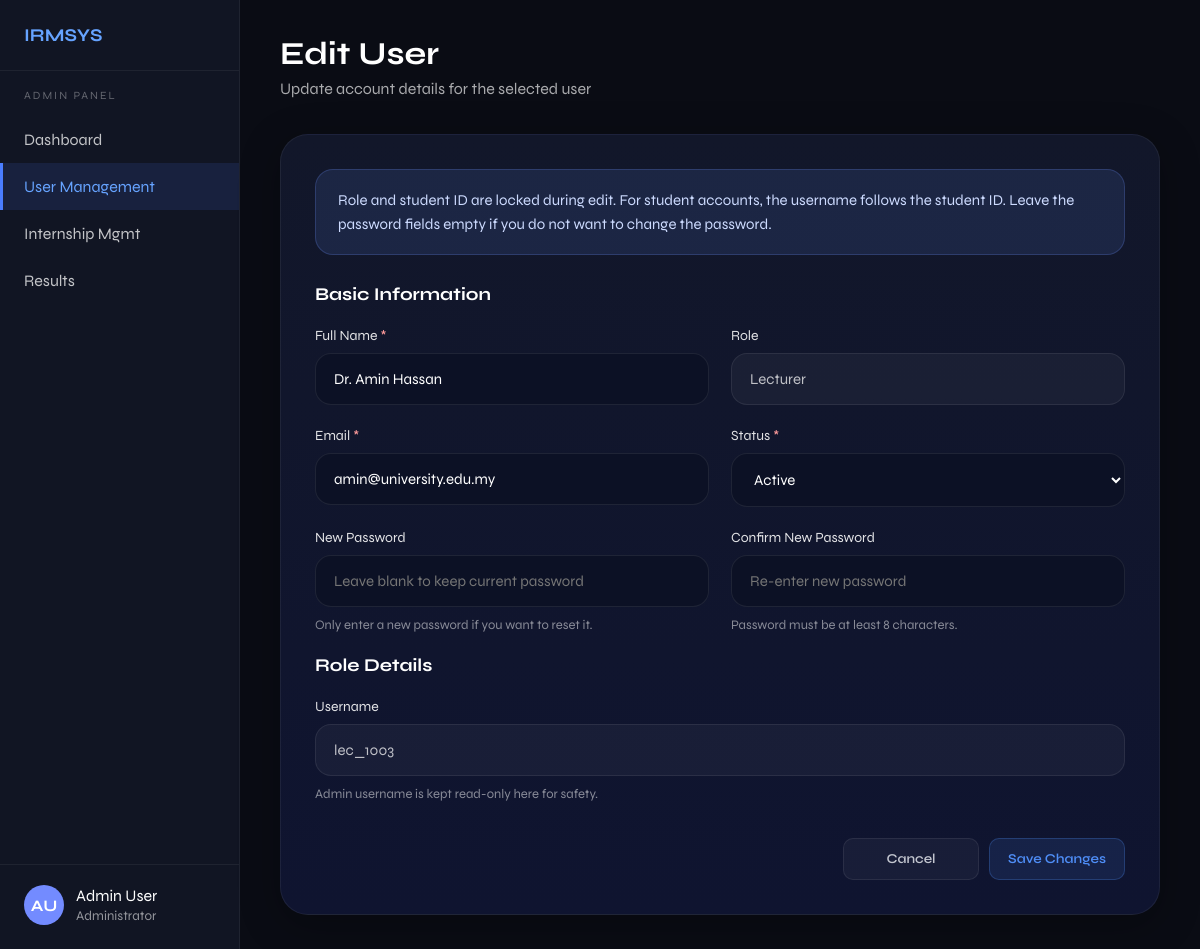
Screenshot of /src/edit_user.php?id=4 (signed in) with the database file from the repository.
### tables this page shows
CREATE TABLE users (
    user_id       INT AUTO_INCREMENT PRIMARY KEY,
    username      VARCHAR(50)  NOT NULL UNIQUE,
    password      VARCHAR(255) NOT NULL,
    full_name     VARCHAR(100) NOT NULL,
    role          ENUM('admin','lecturer','supervisor','student') NOT NULL,
    programme     ENUM('Engineering','Arts and Design','Computer Science','Finance') DEFAULT NULL,
    company_name  VARCHAR(150) DEFAULT NULL,
    email         VARCHAR(100) NOT NULL UNIQUE,
    student_id    VARCHAR(10) DEFAULT NULL,
    status        ENUM('active','inactive') DEFAULT 'active',
    created_at    DATETIME DEFAULT CURRENT_TIMESTAMP,

    FOREIGN KEY (student_id) REFERENCES students(student_id) ON DELETE SET NULL
);

### src/edit_user.php (the view, shortened to what this page needs)
<?php
function h($value) {
    return htmlspecialchars($value ?? '', ENT_QUOTES, 'UTF-8');
}
function getInitials($name) {
    $parts = preg_split('/\s+/', trim((string)$name));
    $initials = '';
    foreach ($parts as $part) {
        if ($part !== '') {
            $initials .= strtoupper($part[0]);
        }
        if (strlen($initials) >= 2) {
            break;
        }
    }
    return $initials ?: 'AD';
}
$user_id = isset($_GET['id']) ? (int)$_GET['id'] : 0;
$conn = getConnection();
$stmt = $conn->prepare(
    "SELECT u.user_id, u.username, u.password, u.full_name, u.role, u.programme AS user_programme,
            u.email, u.student_id, u.status,
            s.programme AS student_programme, s.full_name AS student_full_name,
            s.email AS student_email, s.status AS student_status
     FROM users u
     LEFT JOIN students s ON u.student_id = s.student_id
     WHERE u.user_id = ?
     LIMIT 1"
);
$stmt->bind_param('i', $user_id);
$stmt->execute();
$user = $stmt->get_result()->fetch_assoc();
$full_name = $user['role'] === 'student' ? ($user['student_full_name'] ?: $user['full_name']) : $user['full_name'];
$role = $user['role'];
$email = $user['role'] === 'student' ? ($user['student_email'] ?: $user['email']) : $user['email'];
$status = $user['role'] === 'student' ? ($user['student_status'] ?: $user['status']) : $user['status'];
$username = $user['username'];
$student_id = $user['student_id'] ?? '';
$programme = $user['role'] === 'student' ? ($user['student_programme'] ?: $user['user_programme']) : ($user['user_programme'] ?? '');
?>
<!DOCTYPE html>
<html lang="en">
<head>
</head>
<body>
  <aside class="sidebar">
    <div>
      <div class="logo">IRMSYS</div>
      <div class="nav-section">
        <div class="nav-title">Admin Panel</div>
        <a href="admin_dashboard.php" class="nav-item">Dashboard</a>
        <a href="user_management.php" class="nav-item active">User Management</a>
        <a href="internship_list.php" class="nav-item">Internship Mgmt</a>
        <a href="view_results.php" class="nav-item">Results</a>
      </div>
    </div>
    <div class="admin-box">
      <div class="admin-avatar"><?= h(getInitials($_SESSION['full_name'] ?? 'Administrator')) ?></div>
      <div class="admin-info">
        <div><?= h($_SESSION['full_name'] ?? 'Administrator') ?></div>
        <small>Administrator</small>
      </div>
    </div>
  </aside>
  <main class="main">
    <div class="topbar">
      <h1>Edit User</h1>
      <p>Update account details for the selected user</p>
    </div>
    <div class="form-wrapper">
      <div class="note-box">
        Role and student ID are locked during edit. For student accounts, the username follows the student ID. Leave the password fields empty if you do not want to change the password.
      </div>
      <form id="editUserForm" action="edit_user.php?id=<?= (int)$user_id ?>" method="POST">
        <div class="section-title">Basic Information</div>
        <div class="form-grid">
          <div class="field-group">
            <label for="full_name">Full Name <span class="required">*</span></label>
            <input type="text" id="full_name" name="full_name" placeholder="Enter full name" value="<?= h($full_name) ?>" required>
          </div>
          <div class="field-group">
            <label for="role_display">Role</label>
            <input type="text" id="role_display" value="<?= h(ucfirst($role)) ?>" readonly>
          </div>
          <div class="field-group">
            <label for="email">Email <span class="required">*</span></label>
            <input type="email" id="email" name="email" placeholder="Enter email address" value="<?= h($email) ?>" required>
          </div>
          <div class="field-group">
            <label for="status">Status <span class="required">*</span></label>
            <select id="status" name="status" required>
              <option value="active" <?= $status === 'active' ? 'selected' : '' ?>>Active</option>
            </select>
          </div>
          <div class="field-group">
            <label for="password">New Password</label>
            <input type="password" id="password" name="password" placeholder="Leave blank to keep current password">
            <div class="helper-text">Only enter a new password if you want to reset it.</div>
          </div>
          <div class="field-group">
            <label for="confirm_password">Confirm New Password</label>
            <input type="password" id="confirm_password" name="confirm_password" placeholder="Re-enter new password">
            <div class="helper-text">Password must be at least 8 characters.</div>
          </div>
        </div>
        <div class="section-title">Role Details</div>
        <?php if ($role === 'student'): ?>
          <div class="form-grid">
            <div class="field-group">
              <label for="student_id">Student ID</label>
              <input type="text" id="student_id" name="student_id" value="<?= h($student_id) ?>" readonly>
              <div class="helper-text">Locked because it is linked to users and internship records.</div>
            </div>
            <div class="field-group">
              <label for="student_username">Username</label>
              <input type="text" id="student_username" value="<?= h($student_id) ?>" readonly>
              <div class="helper-text">Student username always follows the student ID.</div>
            </div>
            <div class="field-group full-width">
              <label for="programme">Programme <span class="required">*</span></label>
              <select id="programme" name="programme" required>
                <option value="">Select programme</option>
                <option value="Engineering" <?= $programme === 'Engineering' ? 'selected' : '' ?>>Engineering</option>
                <option value="Arts and Design" <?= $programme === 'Arts and Design' ? 'selected' : '' ?>>Arts and Design</option>
                <option value="Computer Science" <?= $programme === 'Computer Science' ? 'selected' : '' ?>>Computer Science</option>
                <option value="Finance" <?= $programme === 'Finance' ? 'selected' : '' ?>>Finance</option>
              </select>
            </div>
          </div>
        <?php else: ?>
          <div class="form-grid">
            <div class="field-group full-width">
              <label for="username">Username</label>
              <input type="text" id="username" name="username" value="<?= h($username) ?>" readonly>
              <div class="helper-text">Admin username is kept read-only here for safety.</div>
            </div>
          </div>
        <?php endif; ?>
        <div class="button-row">
          <a href="user_management.php" class="btn-secondary">Cancel</a>
          <button type="submit" class="btn-primary">Save Changes</button>
        </div>
      </form>
    </div>
  </main>
</body>
</html>

### src/edit_user.php (style rules this page uses)
* { margin: 0; padding: 0; box-sizing: border-box; font-family: 'Syne', sans-serif; }
body { background: #0a0c14; color: #ffffff; display: flex; min-height: 100vh; }
.sidebar { width: 240px; background: #111523; border-right: 1px solid rgba(255,255,255,0.06); display: flex; flex-direction: column; justify-content: space-between; padding: 24px 0; }
.logo { font-size: 18px; font-weight: 700; color: #66a3ff; padding: 0 24px 24px; border-bottom: 1px solid rgba(255,255,255,0.06); }
.nav-section { padding-top: 18px; }
.nav-title { font-size: 11px; letter-spacing: 2px; color: rgba(255,255,255,0.35); padding: 0 24px 14px; text-transform: uppercase; }
.nav-item { display: flex; align-items: center; gap: 12px; color: rgba(255,255,255,0.75); text-decoration: none; padding: 14px 24px; transition: 0.2s; }
.nav-item:hover, .nav-item.active { background: rgba(74, 125, 255, 0.12); color: #66a3ff; border-left: 3px solid #4a7dff; padding-left: 21px; }
.admin-box { border-top: 1px solid rgba(255,255,255,0.06); padding: 20px 24px 0; display: flex; align-items: center; gap: 12px; }
.admin-avatar { width: 40px; height: 40px; border-radius: 50%; background: #738bff; display: flex; align-items: center; justify-content: center; font-weight: 700; }
.admin-info small { color: rgba(255,255,255,0.55); }
.main { flex: 1; padding: 34px 40px; }
.topbar h1 { font-size: 32px; font-weight: 700; margin-bottom: 6px; }
.topbar p { color: rgba(255,255,255,0.65); margin-bottom: 36px; }
.form-wrapper { background: linear-gradient(180deg, #12172a 0%, #0f1430 100%); border: 1px solid rgba(255,255,255,0.06); border-radius: 28px; padding: 34px; box-shadow: 0 10px 40px rgba(0,0,0,0.28); }
.note-box, .error-box { padding: 18px 22px; border-radius: 18px; margin-bottom: 28px; font-size: 15px; line-height: 1.6; }
.note-box { background: rgba(111,144,255,0.12); border: 1px solid rgba(111,144,255,0.22); color: #cddbff; }
.section-title { font-size: 18px; font-weight: 700; margin: 18px 0 22px; }
.form-grid { display: grid; grid-template-columns: 1fr 1fr; gap: 22px; }
.field-group { display: flex; flex-direction: column; gap: 9px; }
.field-group.full-width { grid-column: 1 / -1; }
label { font-size: 14px; color: rgba(255,255,255,0.88); }
.required { color: #ff9b9b; }
input, select { width: 100%; padding: 16px 18px; border-radius: 16px; border: 1px solid rgba(255,255,255,0.08); background: #0c1125; color: #fff; font-size: 15px; outline: none; transition: 0.2s; }
input[readonly] { background: rgba(255,255,255,0.04); color: rgba(255,255,255,0.72); cursor: not-allowed; }
.helper-text { color: rgba(255,255,255,0.5); font-size: 13px; line-height: 1.5; }
.button-row { display: flex; justify-content: flex-end; gap: 10px; margin-top: 34px; }
.btn-primary, .btn-secondary { display: inline-flex; align-items: center; justify-content: center; width: 136px; min-width: 136px; height: 42px; padding: 0 16px; border-radius: 10px; text-decoration: none; font-size: 13.5px; font-weight: 600; transition: all 0.15s ease; cursor: pointer; border: 1px solid transparent; font-family: var(--font); }
.btn-primary { background: rgba(79,142,247,0.12); color: #4f8ef7; border-color: rgba(79,142,247,0.25); }
.btn-secondary { background: rgba(255,255,255,0.04); color: rgba(232,234,240,0.82); border-color: rgba(255,255,255,0.08); }

### rows the page displays
users: full_name "Dr. Amin Hassan", role "Lecturer", email "amin@university.edu.my", status "Active", username "lec_1003"

### other values shown
getInitials($_SESSION['full_name'] ?? 'Administrator') "AU"
$_SESSION['full_name'] "Admin User"
